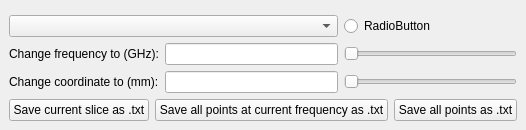
  <widget class="QDockWidget" name="dockWidget_2">
   <property name="windowTitle">
    <string>Scanned points</string>
   </property>
   <attribute name="dockWidgetArea">
    <number>2</number>
   </attribute>
   <widget class="QWidget" name="dockWidgetContents_2">
    <layout class="QGridLayout" name="gridLayout_8">
     <item row="0" column="0" colspan="3">
      <widget class="QWidget" name="widget_2" native="true"/>
     </item>
     <item row="3" column="2">
      <widget class="QSlider" name="coordinat_slider">
       <property name="orientation">
        <enum>Qt::Horizontal</enum>
       </property>
      </widget>
     </item>
     <item row="1" column="0" colspan="2">
      <widget class="QComboBox" name="combobox_plot_format"/>
     </item>
     <item row="1" column="2">
      <widget class="QRadioButton" name="checkbox_scatter">
       <property name="text">
        <string>RadioButton</string>
       </property>
      </widget>
     </item>
     <item row="3" column="0">
      <widget class="QLabel" name="coordinate_label">
       <property name="text">
        <string>Change coordinate to (mm):</string>
       </property>
      </widget>
     </item>
     <item row="2" column="0">
      <widget class="QLabel" name="textfield_frequency_label">
       <property name="text">
        <string>Change frequency to (GHz):</string>
       </property>
      </widget>
     </item>
     <item row="2" column="2">
      <widget class="QSlider" name="textfield_frequency_slider">
       <property name="orientation">
        <enum>Qt::Horizontal</enum>
       </property>
      </widget>
     </item>
     <item row="2" column="1">
      <widget class="QLineEdit" name="textfield_frequency"/>
     </item>
     <item row="3" column="1">
      <widget class="QLineEdit" name="coordinate"/>
     </item>
     <item row="4" column="0" colspan="3">
      <layout class="QHBoxLayout" name="horizontalLayout_2">
       <property name="sizeConstraint">
        <enum>QLayout::SetMinimumSize</enum>
       </property>
       <item>
        <widget class="QPushButton" name="button_save_current_points">
         <property name="text">
          <string>Save current slice as .txt</string>
         </property>
        </widget>
       </item>
       <item>
        <widget class="QPushButton" name="button_save_all_points_at_frequency">
         <property name="text">
          <string>Save all points at current frequency as .txt</string>
         </property>
        </widget>
       </item>
       <item>
        <widget class="QPushButton" name="button_save_all_points">
         <property name="text">
          <string>Save all points as .txt</string>
         </property>
        </widget>
       </item>
      </layout>
     </item>
    </layout>
   </widget>
  </widget>
